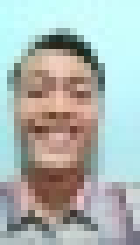
#> input picture JST_INFORMATIKA6/image/kie.JPG, 20 x 35 px, found by its file name (shown 7 times larger)
$ jupyter execute Resize_Image.ipynb
#> lines starting #> are read from the running program, lines starting #| are printed output that depends on the picture
[cell 1]
import cv2

[cell 2]
img = cv2.imread(r"C:\Users\Acer\JST_INFORMATIKA6\image\kie.JPG")
#> img is the input picture: shape (35, 20, 3); mean B, G, R 177.2, 181.3, 171.5
#img = cv2.imread("image/kie.JPG", cv2.IMREAD_UNCHANGED)

[cell 3]
print('Original Image', img.shape)
#| Original Image (35, 20, 3)

[cell 4]
scale_percent = 60
width = int(img.shape[1] * scale_percent / 500)
#> width = 2
height = int(img.shape[0] * scale_percent / 500)
#> height = 4
dim = (width, height)
#> dim = (2, 4)

im1 = im.crop((left, top, right, bottom))
newsize = (200, 200)
im1 = im1.resize(newsize)

[cell 5]
resized = cv2.resize(img, (400,500))
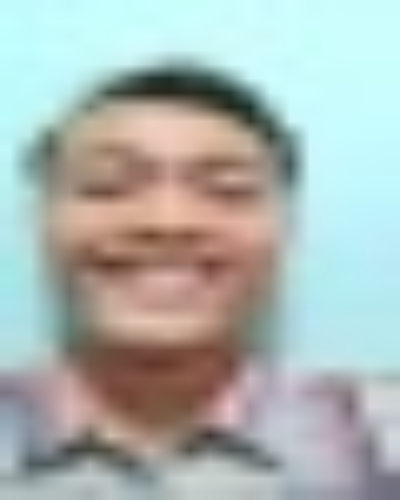
#> resized: shape (500, 400, 3); mean B, G, R 177.1, 181.2, 171.4

[cell 6]
cv2.imwrite(r"C:\Users\Acer\JST_INFORMATIKA6\hasil\kie.JPG",resized)
#> Out = True

[cell 7]
img = cv2.imread(r"C:\Users\Acer\JST_INFORMATIKA6\hasil\kie.JPG")
#> img: shape (500, 400, 3)
